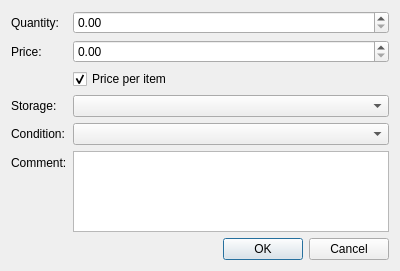
<?xml version="1.0" encoding="UTF-8"?>
<ui version="4.0">
 <class>AddStockEntryDialog</class>
 <widget class="QDialog" name="AddStockEntryDialog">
  <property name="geometry">
   <rect>
    <x>0</x>
    <y>0</y>
    <width>400</width>
    <height>271</height>
   </rect>
  </property>
  <property name="windowTitle">
   <string>Add stock</string>
  </property>
  <property name="modal">
   <bool>true</bool>
  </property>
  <layout class="QVBoxLayout" name="verticalLayout">
   <item>
    <layout class="QFormLayout" name="formLayout">
     <item row="0" column="0">
      <widget class="QLabel" name="label">
       <property name="text">
        <string>Quantity:</string>
       </property>
      </widget>
     </item>
     <item row="1" column="0">
      <widget class="QLabel" name="label_2">
       <property name="text">
        <string>Price:</string>
       </property>
      </widget>
     </item>
     <item row="1" column="1">
      <widget class="QDoubleSpinBox" name="priceSpinBox">
       <property name="accelerated">
        <bool>true</bool>
       </property>
      </widget>
     </item>
     <item row="2" column="1">
      <widget class="QCheckBox" name="priceKindCheckBox">
       <property name="text">
        <string>Price per item</string>
       </property>
       <property name="checked">
        <bool>true</bool>
       </property>
      </widget>
     </item>
     <item row="3" column="0">
      <widget class="QLabel" name="label_4">
       <property name="text">
        <string>Storage:</string>
       </property>
      </widget>
     </item>
     <item row="3" column="1">
      <widget class="TreeViewComboBox" name="storageComboBox"/>
     </item>
     <item row="4" column="0">
      <widget class="QLabel" name="label_5">
       <property name="text">
        <string>Condition:</string>
       </property>
      </widget>
     </item>
     <item row="4" column="1">
      <widget class="RelationalComboBox" name="conditionComboBox"/>
     </item>
     <item row="5" column="1">
      <widget class="QPlainTextEdit" name="commentTextEdit"/>
     </item>
     <item row="5" column="0">
      <widget class="QLabel" name="label_3">
       <property name="text">
        <string>Comment:</string>
       </property>
      </widget>
     </item>
     <item row="0" column="1">
      <widget class="QDoubleSpinBox" name="quantitySpinBox">
       <property name="buttonSymbols">
        <enum>QAbstractSpinBox::UpDownArrows</enum>
       </property>
       <property name="accelerated">
        <bool>true</bool>
       </property>
       <property name="maximum">
        <double>9999999.000000000000000</double>
       </property>
      </widget>
     </item>
    </layout>
   </item>
   <item>
    <spacer name="verticalSpacer">
     <property name="orientation">
      <enum>Qt::Vertical</enum>
     </property>
     <property name="sizeHint" stdset="0">
      <size>
       <width>20</width>
       <height>0</height>
      </size>
     </property>
    </spacer>
   </item>
   <item>
    <widget class="QDialogButtonBox" name="buttonBox">
     <property name="orientation">
      <enum>Qt::Horizontal</enum>
     </property>
     <property name="standardButtons">
      <set>QDialogButtonBox::Cancel|QDialogButtonBox::Ok</set>
     </property>
    </widget>
   </item>
  </layout>
 </widget>
 <customwidgets>
  <customwidget>
   <class>TreeViewComboBox</class>
   <extends>QComboBox</extends>
   <header>widgets/treeviewcombobox.h</header>
  </customwidget>
  <customwidget>
   <class>RelationalComboBox</class>
   <extends>QComboBox</extends>
   <header>widgets/relationalcombobox.h</header>
  </customwidget>
 </customwidgets>
 <tabstops>
  <tabstop>quantitySpinBox</tabstop>
  <tabstop>priceSpinBox</tabstop>
  <tabstop>priceKindCheckBox</tabstop>
  <tabstop>storageComboBox</tabstop>
  <tabstop>conditionComboBox</tabstop>
  <tabstop>commentTextEdit</tabstop>
 </tabstops>
 <resources/>
 <connections>
  <connection>
   <sender>buttonBox</sender>
   <signal>accepted()</signal>
   <receiver>AddStockEntryDialog</receiver>
   <slot>accept()</slot>
   <hints>
    <hint type="sourcelabel">
     <x>248</x>
     <y>254</y>
    </hint>
    <hint type="destinationlabel">
     <x>157</x>
     <y>274</y>
    </hint>
   </hints>
  </connection>
  <connection>
   <sender>buttonBox</sender>
   <signal>rejected()</signal>
   <receiver>AddStockEntryDialog</receiver>
   <slot>reject()</slot>
   <hints>
    <hint type="sourcelabel">
     <x>316</x>
     <y>260</y>
    </hint>
    <hint type="destinationlabel">
     <x>286</x>
     <y>274</y>
    </hint>
   </hints>
  </connection>
 </connections>
</ui>
